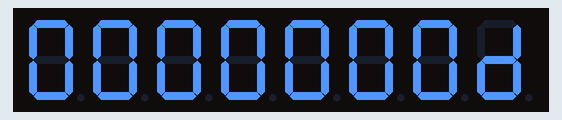
This sketch was run on a simulated Arduino Uno, built with avr-gcc and run on an emulated ATmega328P. On the bench: 8-digit seven-segment display.

Above: at 0.1 s.
At 4.1 s:
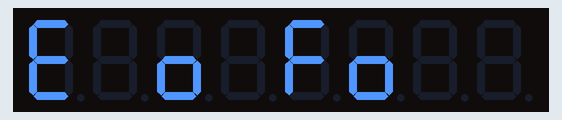
At 8.1 s:
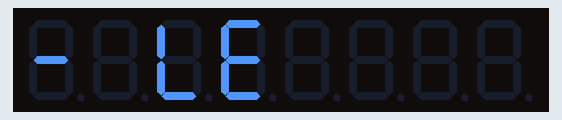
At 16.6 s:
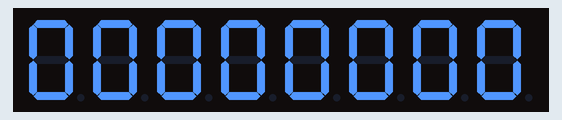
At 34.8 s:
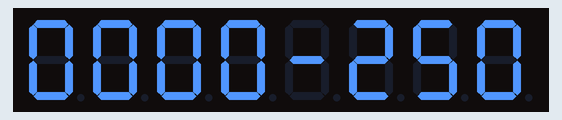
At 36.8 s:
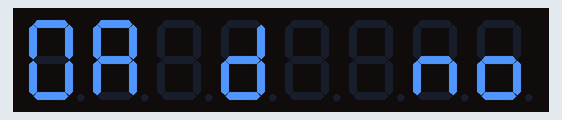

Measured:
- what the display in image 1 shows lasts 0.5 s, from 4.0 s to 4.5 s
- what the display in image 3 shows lasts 2.5 s, from 16.6 s to 19.1 s
- what the display in image 4 shows lasts 2.0 s, from 34.8 s to 36.8 s

The sketch:

LedControl_7segment_Demo.ino
```cpp
// (licence header left out)
#include "LedControl.h"

/*  The chip used, which is supported by this library, is a Maxim
    MAX7129.  Here is the datasheet:
    http://datasheets.maximintegrated.com/en/ds/MAX7219-MAX7221.pdf

    Please read the datasheet for details concerning connections.

    In this case, here are the important connections:

    Arduino Pin       MAX7219 Pin
    ===========       ===========
         12                1        DataIn
         11               13        Clock
         10               12        Load

     The iset pin, number 18, on the MAX7219 has 40k ohm resistance
     (four 10k ohm resistors in series) connected to it.

     If multiple chips are used, they must be daisy chained together.
     Pin 24, DataOut, of the first chip should be connected to DataIn
     of the second chip.  DataOut of the second chip is connected to
     DataIn of the third chip, etc. etc.

     The LedControl library makes connecting to the chip easy.  To
     setup the lc class, the argument are:
     LedControl(DataIn pin, Clock pin, Load pin, number of MAX7219 chips)

     In our case, we have only one MAX7219 connected, so our setup
     is the next line of code.
 */
  LedControl lc = LedControl(12,11,10,1);

  // Number of 7-segment display digits connected
  const int NUM_DIGIT = 8;

  // Setup contants for displaying text (no scrolling)
  const int LEFT = 0;
  const int RIGHT = 1;
  const int CENTER = 2;


  // This constant is used a couple times, and probably should be removed.
  const byte SPACE = B00000000;
  //const byte PERIOND = B10000000;


/**************************************************************
Function: setup
Purpose:  set up Arduino
Args:     none
Returns:  nothing
Notes:    This function is required by the Arduino
***************************************************************/
void setup() {
  // Wakeup the MAX7219
  // The first variable, like most functions in the library, is for which display
  // the function is referencing.  In this example, only one chip is used, so the
  // variable points to chip '0'.  If multiple chips are used, multiple function
  // calls would be used pointing to chips 1, 2, etc.
  // Using 'true' would turn the chip off (shutting down is true)
  lc.shutdown(0,false);
  // Set duty cycle for each MAX7219
  // Values of 0 to 16 are valid.
  // To have the display look right on the video camera, the intensity is turned down
  lc.setIntensity(0,3);
  // Clear any leftover values
  lc.clearDisplay(0);

  //Serial.begin(9600);
  //Serial.println("Started");

}// End of Arduino Setup


/**************************************************************
Function: loop
Purpose:  loop funtion for Arduino
Args:     none
Returns:  nothing
Notes:    This function is required by the Arduino, and the
          Arduino will loop through this function indefinately.
***************************************************************/
void loop() {

  int delayTime = 2000;

  scrollText("Demo for - Lets Make It.tv", 500);
  delay(delayTime);

  // do some counting
  counter(0, 250, 10);
  delay(delayTime/2);
  counter(250, 0, 10);
  delay(delayTime);
  lc.clearDisplay(0);
  delay(delayTime);

  counter(250, -250, 5);
  delay(delayTime);

  // Display text
  displayText("Arduino");
  delay(delayTime*2);
  displayTextJust("Right", RIGHT);
  delay(delayTime*2);
  displayTextJust("Left", LEFT);
  delay(delayTime*2);
  displayTextJust("Center", CENTER);
  delay(delayTime*2);

  // scroll text
  scrollText("a", 500);
  delay(delayTime);
  scrollText("scroll", 500);
  delay(delayTime);
  scrollText("abcdefgh", 500);
  delay(delayTime);

}  // End of Arduino Loop


/**************************************************************
Function: counter
Purpose:  counts from one number to another
Args:     int duration - how long an led is on
          int startNum - starting number
          int endNum - ending number
Returns:  nothing
Notes:
**************************************************************/
void counter(int startNum, int endNum, int duration){

  char tc[NUM_DIGIT];

  // Counting up
  if (endNum > startNum){
    for(int i = startNum; i <= endNum; i++){
      itoa(i,tc,10);
      displayText(tc);
      delay(duration);
    }
  }
  // Counting down
  else if(startNum > endNum){
    for(int i = startNum; i >= endNum; i--){
      itoa(i,tc,10);
      displayText(tc);
      delay(duration);
    }
  }
  // Start = end, so we do nothing and return
  else
    return;

}


/**************************************************************
Function: displayText
Purpose:  displays given text
Args:     char text[] - text to be displayed
Returns:  nothing
Notes:    Text is right justified
          THERE IS NO ERROR CHECKING FOR TEXT GREATER THAN THE
          NUMBER OF DIGITS
**************************************************************/
void displayText(char text[]){

  int textLength = arrayLength(text);
  int displayStart = textLength - 1;
  char newText[8];

  copyArray(newText, displayStart, text, 0, textLength);

  for(int j = 0; j < NUM_DIGIT ; j++){
    lc.setChar(0,j,newText[j],false);
  }

}


/**************************************************************
Function: displayTextJust
Purpose:  displays given text with specified justification
Args:     char text[] - text to be displayed
          int justification - Left, Right, or Centered
          Returns:  nothing
Notes:    THERE IS NO ERROR CHECKING FOR TEXT GREATER THAN THE
          NUMBER OF DIGITS
**************************************************************/
void displayTextJust(char text[], int justification){

  int textLength = arrayLength(text);
  int displayStart;
  char newText[8];
  int startText;

  if(justification == LEFT)
    displayStart = NUM_DIGIT - 1;
  else if(justification == CENTER)
    displayStart = (NUM_DIGIT - 1) - ((NUM_DIGIT-textLength)/2);
  else
    displayStart = textLength - 1;

  // Set the array that will be use to set the display
  copyArray(newText, displayStart, text, 0, textLength);

  // Set the display
  for(int j = 0; j < NUM_DIGIT ; j++){
    lc.setChar(0,j,newText[j],false);
  }

}

/**************************************************************
Function: scrollText
Purpose:  scrolls text across the display
Args:     char text[] - text to be displayed
          int duration - delay time between loops
Returns:  nothing
Notes:    Remember, the 0 position in the text to be displayed
          is on the left while the 0 position of the MAX7219
          is on the right.
**************************************************************/
void scrollText(char text[], int duration){

  int displayStart = 0;
  int startText = 0;
  int textLength = arrayLength(text);
  int cycles = textLength + NUM_DIGIT;
  int half = cycles/2;
  int numCopy = 1;

  char newText[8];

  for(int i = 0; i < cycles; i++){

    // Set the startText position - It cannot be less than 0;
    if( (i - NUM_DIGIT + 1) < 0)
      startText = 0;
    else
      startText = i - NUM_DIGIT + 1;

    // Calculate the starting position of the display - It cannot be greater that NUM_DIGIT
    if(i < NUM_DIGIT)
      displayStart = i;
    else
      displayStart = NUM_DIGIT - 1;

    // Get the number of letters to copy
    if(half >= i)
      numCopy = displayStart + 1;
    else
      numCopy = cycles - startText - NUM_DIGIT;

    // numCopy cannot be greater than the number of digits or the length of the text
    if(numCopy > NUM_DIGIT)
      numCopy = NUM_DIGIT;
    else if(numCopy >= textLength)
      numCopy = textLength;

    // Set the array that will be use to set the display
    copyArray(newText, displayStart, text, startText, numCopy);

    // Set the display
    for(int j = 0; j < NUM_DIGIT ; j++){
      lc.setChar(0,j,newText[j],false);
    }

    delay(duration);
  }

}

/**************************************************************
Function: copyArray
Purpose:  Copies contents of one array to another for display
Args:     char* dest - pointer to the char array to display
          int destStart - starting point of the display -
                          0 is on the far right and x is to the far left
          char* source - pointer to the source char array
          int sourceStart - starting point of the display -
                          Read left (0) to right
          int num - number of characters to copy
Returns:  nothing
Notes:
**************************************************************/
void copyArray(char* dest, int destStart, char* source, int sourceStart, int num){

  clearArray(dest);

  for(int i = 0; i < num ; i++,destStart--,sourceStart++){
    dest[destStart] = source[sourceStart];
  }

}
/**************************************************************
Function: arrayLength
Purpose:  count the number of characters in an array
Args:     char array[] - array to be counted
Returns:  int length - number of characters
Notes:    The Arduino "sizeof" function does not work as expected,
          so this function is used.
**************************************************************/
int arrayLength(char array[]){

  int length = 0;

  while(array[length] > 0)
    length++;

  return length;
}


/**************************************************************
Function: clearArray
Purpose:  clears char array that will be sent to the display
Args:     char* dest - pointer to the char array being cleared
Returns:  nothing
Notes:
**************************************************************/
void clearArray(char* dest){
  for(int i = 0; i < NUM_DIGIT; i++)
    dest[i] = SPACE;
}


//  End of program
```
